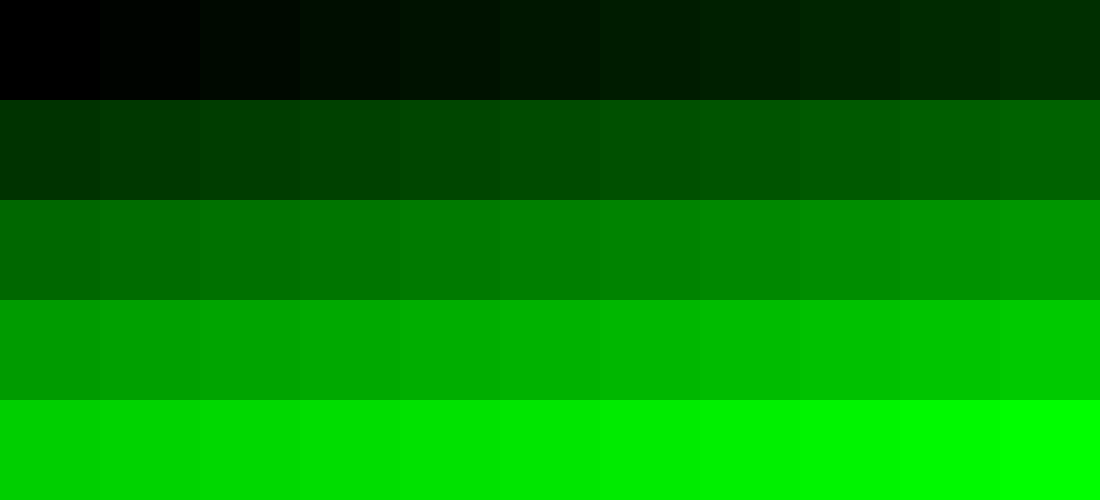
#> input picture OpenCV/green_palette.tif, 1100 x 500 px
$ python transform_green.py --image green_palette.tif
#> lines starting #> are read from the running program, lines starting #| are printed output that depends on the picture
import argparse
import cv2
import math
import numpy as np
import matplotlib.pyplot as plt
incoming = [7, 7, 8, 8, 8, 9, 9, 10, 11, 12, 11, 12, 12, 13, 13, 14, 15, 17, 17, 18, 19, 20, 21, 22, 23, 24, 24, 25, 27, 28, 28, 29, 32, 34, 34, 36, 36, 36, 36, 36, 37, 37, 36, 37, 41, 40, 41, 42, 42, 43, 43, 43, 42, 41, 41]
reference = [0, 4, 9, 14, 18, 23, 28, 32, 37, 42, 47, 51, 56, 61, 65, 70, 75, 80, 84, 89, 94, 98, 103, 108, 113, 117, 122, 127, 131, 136, 141, 146, 150, 155, 160, 164, 169, 174, 178, 183, 188, 193, 197, 202, 207, 211, 216, 221, 226, 230, 235, 240, 244, 249, 254]

x, y = zip(*sorted(zip(incoming, reference)))
xpoints = np.array(x)
ypoints = np.array(y)
plt.plot(xpoints, ypoints)
plt.show()
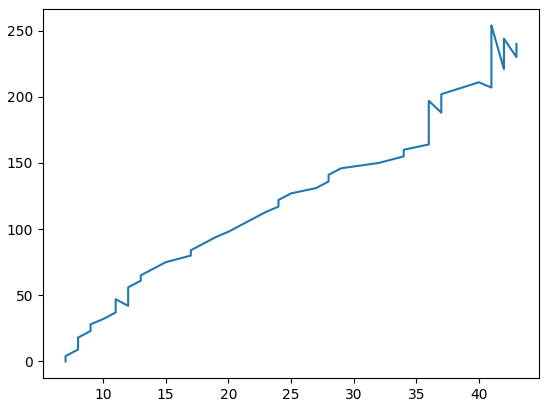
#> figure drawn by matplotlib, 1 panel

print("\nincoming = ",incoming,"\n")
print("\nreference = ",reference,"\n")
def average(indices):
    sum = 0
    avg = 0
    for i in indices:
        sum+=reference[i]
    avg = sum/len(indices)
    return avg
in_array = []
out_array = []
for value in range (256):
    in_array.append(value)
    if value in incoming:
        indices = [i for i, x in enumerate(incoming) if x == value]
        print("corresponding occurances of ",value," are, ",list(reference[i] for i in indices))
        print("average look up value of ", value ,"is, ", average(indices),"\n")
        out_array.append(average(indices))
    else:
        out_array.append(-1)

print("\nincoming = ",in_array)
print("\nreference = ",out_array)
################################################################################################################################################
incoming = in_array
reference = out_array
start_index = 0
end_index = 0
current_index  = 0

def approximate(start_index , end_index):
    if end_index < 256 and start_index!=-300:
        n1 = reference[start_index]
        n2 = reference[end_index]
        d1 = incoming[start_index]
        d2 = incoming[end_index]
        step_size = (n2 - n1) / (d2 - d1)
        for i in range (start_index+1 , end_index):
            reference[i]=(reference[i-1] + step_size)
    elif end_index >= 256 and start_index!=-300:
        for i in range (start_index+1 , 256):
            reference[i]=255
    elif end_index <256 and start_index==-300:
        for i in range(0,end_index):
            reference[i]=reference[end_index]

i = 0
while( i < 255):
    if reference[i] == -1:
        start_index = i - 1
        end_index = i
        while(reference[end_index] == -1):
            end_index+=1
            if end_index > 255:
                end_index = 300
                break
        i = end_index;
        if start_index < 0:
            start_index = -300
        #print("\n",start_index)
        #print("\n",end_index,"\n")
        approximate(start_index,end_index)
    i+=1
for i in range(256):
    reference[i] = round(reference[i])
print("\nreference = ",reference,"\n")

################################################################################################################################################

ap=argparse.ArgumentParser()
ap.add_argument("-i","--image",required=True,help="path to the image")
args=vars(ap.parse_args())
image=cv2.imread(args["image"])
#> image is the input picture: shape (500, 1100, 3); mean B, G, R 0, 126.7, 0
dim = (1100, 500) #width and height respectively
# resize image
image = cv2.resize(image, dim, interpolation = cv2.INTER_AREA)
height=image.shape[0]
#> height = 500
width =image.shape[1] # width of image
#> width = 1100
for i in range (height):
    for j in range (width):
        image[i,j,1] = reference[image[i,j,1]]
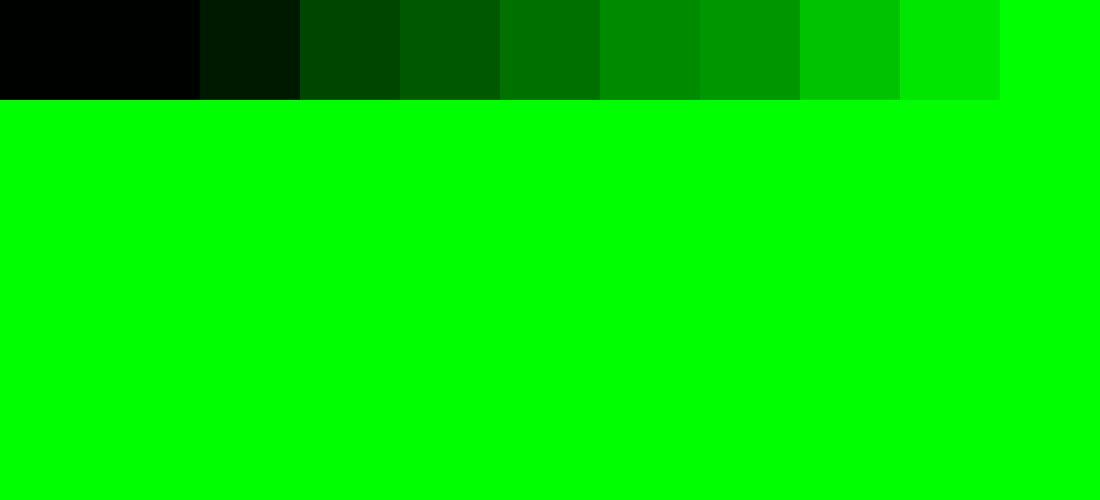
#> image: shape (500, 1100, 3); mean B, G, R 0, 227.1, 0
        #image[i,j,1] -= 5
        #image[i,j,0] -= 7
cv2.imshow("transformed",image)
reference = cv2.imread("/home/srikar/OpenCV/green_palette.tif")
incoming = cv2.imread("/home/srikar/OpenCV/green_palette_jig.tif")
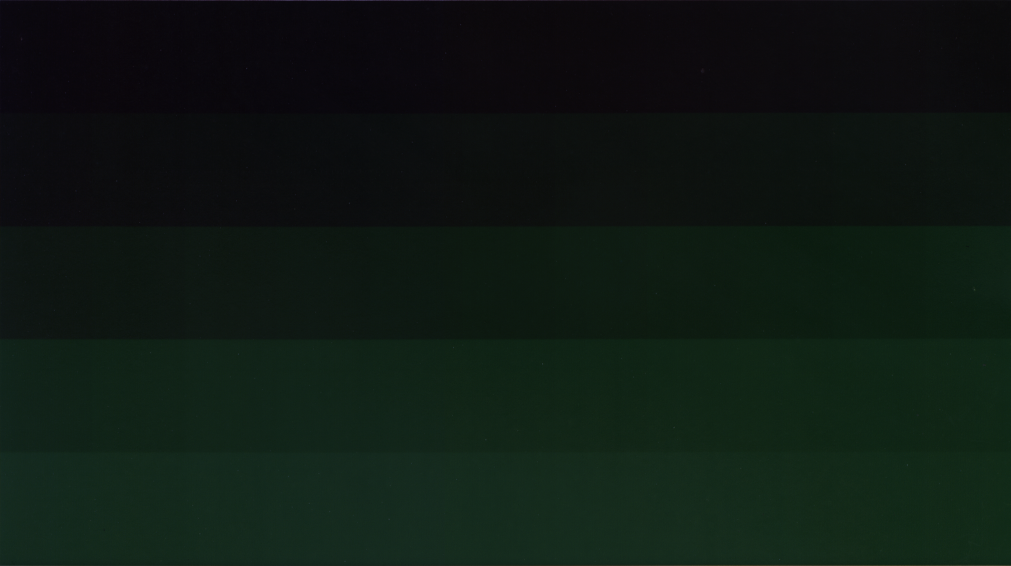
#> input picture OpenCV/green_palette_jig.tif, 2021 x 1131 px, found by its file name (shown at 1/2 size)
#> incoming is the input picture: shape (1131, 2021, 3); mean B, G, R 19.2, 25.5, 14.7
incoming = cv2.resize(incoming, dim, interpolation = cv2.INTER_AREA)
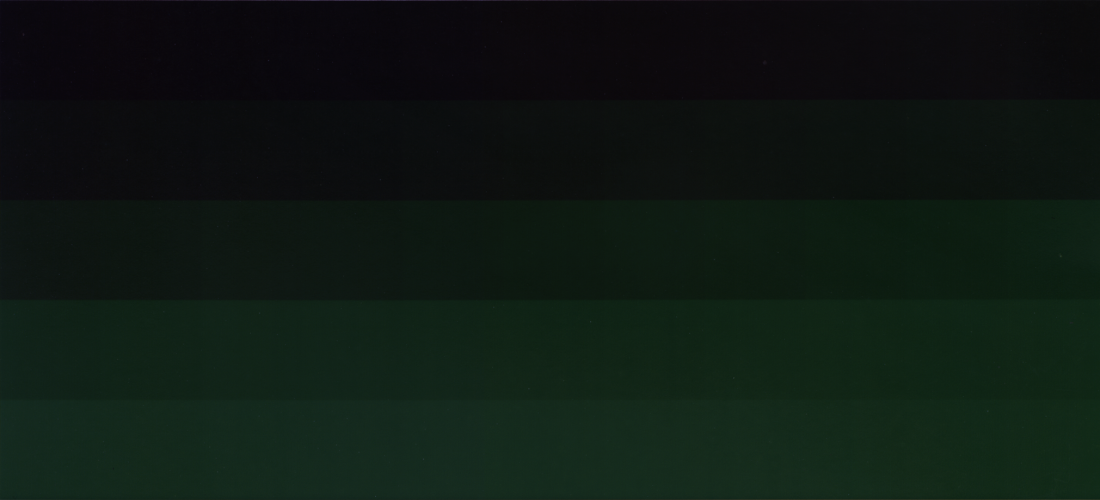
#> incoming: shape (500, 1100, 3); mean B, G, R 19.2, 25.5, 14.7
cv2.imshow("reference",reference)
cv2.imshow("incoming",incoming)

diff = cv2.subtract(image,reference)
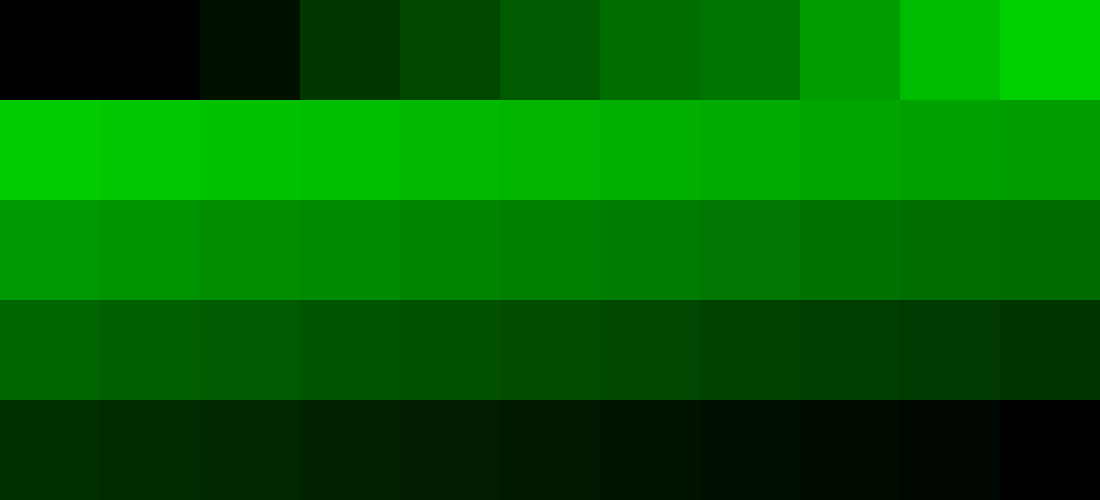
#> diff: shape (500, 1100, 3); mean B, G, R 0, 100.4, 0
"""
for i in range(height):
    for j in range (width):
        #diff[i,j,2] =  math.exp(int(image[i,j,2] / 8))
        diff[i,j,1] = math.exp(int(image[i,j,1] / 4))
        diff[i,j,0] = math.exp(int(image[i,j,0] / 4))
"""

cv2.imshow("difference_linear_interpolation",diff)
cv2.waitKey()
